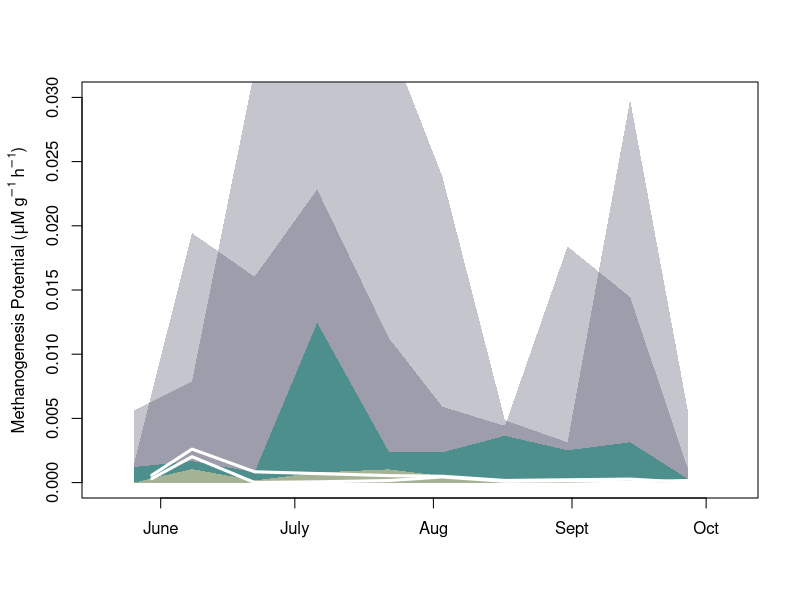
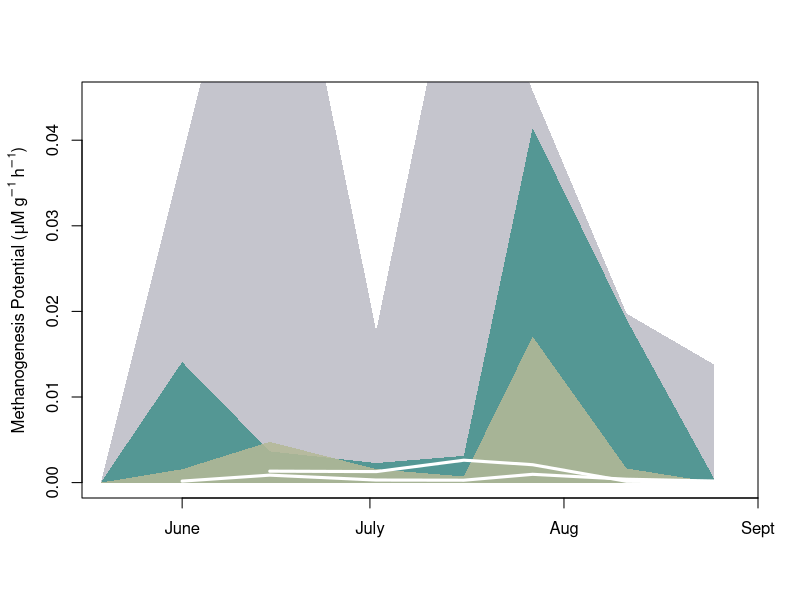

Here is the R script that generated these plots, in order:
rates = read.csv("Methanogenesis_Summary.csv")

#Color palette for visualization
offshore = rgb(180, 184, 151, max = 255, alpha = 220)
nearshore = rgb(54, 139, 133, max = 255, alpha = 200)
inlet = rgb(70, 70, 96, max = 255, alpha = 80)

plot(rates[rates$site=="Y0", "doy"], 
     rates[rates$site=="Y0", "t1_rate"],
     ylim = c(0,0.03), xlim = c(140, 280), 
     col = "white", pch = 0, xlab = "", ylab = "", xaxt = "n")
axis(1, at = c(152,182,213,244,274), 
     label = c("June", "July", "Aug", "Sept", "Oct"))
mtext(side = 2, line = 2.5, 
      expression(Methanogenesis~Potential~"("*mu*M~g^-1~h^-1*")"))
polygon(c(146,rates[rates$site=="Y0", "doy"],270),
        c(0,rates[rates$site=="Y0", "t1_rate"],0),
        col = inlet, border = NA)
polygon(c(146,rates[rates$site=="S0", "doy"],270),
        c(0,rates[rates$site=="S0", "t1_rate"],0),
        col = inlet, border = NA)
polygon(c(146,rates[rates$site=="Y1", "doy"],270),
        c(0,rates[rates$site=="Y1", "t1_rate"],0),
        col = nearshore, border = NA)
polygon(c(146,rates[rates$site=="Y2", "doy"],270),
        c(0,rates[rates$site=="Y2", "t1_rate"],0),
        col = offshore, border = NA)
points(rates[rates$site=="G1", "doy"],
       rates[rates$site=="G1", "t1_rate"],
       type = "l", col = "white", lwd = 3, lty = 1)
points(rates[rates$site=="G2", "doy"],
       rates[rates$site=="G2", "t1_rate"],
       type = "l", col = "white", lwd = 3, lty = 1)


plot(rates[rates$site=="PB0", "doy"], 
     rates[rates$site=="PB0", "t1_rate"],
     ylim = c(0,0.045), xlim = c(140, 240), 
     col = "white", pch = 0, xlab = "", ylab = "", xaxt = "n")
axis(1, at = c(152,182,213,244,274), 
     label = c("June", "July", "Aug", "Sept", "Oct"))
mtext(side = 2, line = 2.5, 
      expression(Methanogenesis~Potential~"("*mu*M~g^-1~h^-1*")"))
polygon(c(139,rates[rates$site=="PB0", "doy"],237),
        c(0,rates[rates$site=="PB0", "t1_rate"],0),
        col = inlet, border = NA)
polygon(c(139,rates[rates$site=="PB1", "doy"],237),
        c(0,rates[rates$site=="PB1", "t1_rate"],0),
        col = nearshore, border = NA)
polygon(c(139,rates[rates$site=="PB2", "doy"],237),
        c(0,rates[rates$site=="PB2", "t1_rate"],0),
        col = offshore, border = NA)
points(rates[rates$site=="CFL1", "doy"],
       rates[rates$site=="CFL1", "t1_rate"],
       type = "l", col = "white", lwd = 3, lty = 1)
points(rates[rates$site=="CFL2", "doy"],
       rates[rates$site=="CFL2", "t1_rate"],
       type = "l", col = "white", lwd = 3, lty = 1)





# #===============================================
# sum_ch4_potential = sum_methanogenesis %>%
#   #Make the site names something another human being would understand
#   mutate(site = replace(site, site=="S0", "Sixmile Inlet"),
#          site = replace(site, site=="Y0", "Yahara Inlet"),
#          site = replace(site, site=="Y1", "Yahara Estuary\nNearshore"),
#          site = replace(site, site=="Y2", "Yahara Estuary\nOffshore"),
#          site = replace(site, site=="G1", "Yahara Estuary\nNearshore REF"),
#          site = replace(site, site=="G2", "Yahara Estuary\nOffshore REF"),
#          site = replace(site, site=="PB0", "Pheasant Branch\nInlet"),
#          site = replace(site, site=="PB1", "Pheasant Branch\nEstuary Nearshore"),
#          site = replace(site, site=="PB2", "Pheasant Branch\nEstuary Offshore"),
#          site = replace(site, site=="CFL1", "Pheasant Branch Estuary\nNearshore REF"),
#          site = replace(site, site=="CFL2", "Pheasant Branch Estuary\nOffshore REF"))
# #Order the sites in a way that makes sense for comparison
# sum_ch4_potential$site <- factor(sum_ch4_potential$site, 
#                                  levels = c("Pheasant Branch Estuary\nOffshore REF",
#                                             "Pheasant Branch\nEstuary Offshore",
#                                             "Pheasant Branch Estuary\nNearshore REF",
#                                             "Pheasant Branch\nEstuary Nearshore",
#                                             "Pheasant Branch\nInlet",
#                                             "Yahara Estuary\nOffshore REF",
#                                             "Yahara Estuary\nOffshore",
#                                             "Yahara Estuary\nNearshore REF",
#                                             "Yahara Estuary\nNearshore",
#                                             "Yahara Inlet",
#                                             "Sixmile Inlet"))
# 
# windows(height = 9, width = 6.5)
# ggplot(sum_ch4_potential, aes(x = t1_methanogenesis, y = site, fill = site)) + 
#   geom_density_ridges2(scale = 2, 
#                        linetype = 0, 
#                        panel_scaling = TRUE) +
#   scale_fill_cyclical(values = c(offshore, offshore, 
#                                  nearshore, nearshore, inlet, 
#                                  offshore, offshore, 
#                                  nearshore, nearshore, inlet, inlet)) +
#   theme_ridges() +
#   scale_y_discrete(expand = c(0, 0)) +
#   scale_x_continuous(expand = c(0, 0)) +
#   labs(title = 'Methanogenesis Potential') +
#   xlab(label = 'uM/g/h') +
#   ylab(label = '')
# 
# plot(alldat[alldat$site=="Y0", "surface_ch4_lake"] ~
#        alldat[alldat$site=="Y0", "t1_methanogenesis"])
# 
# plot(alldat$surface_ch4_lake ~ alldat$t1_methanogenesis)
